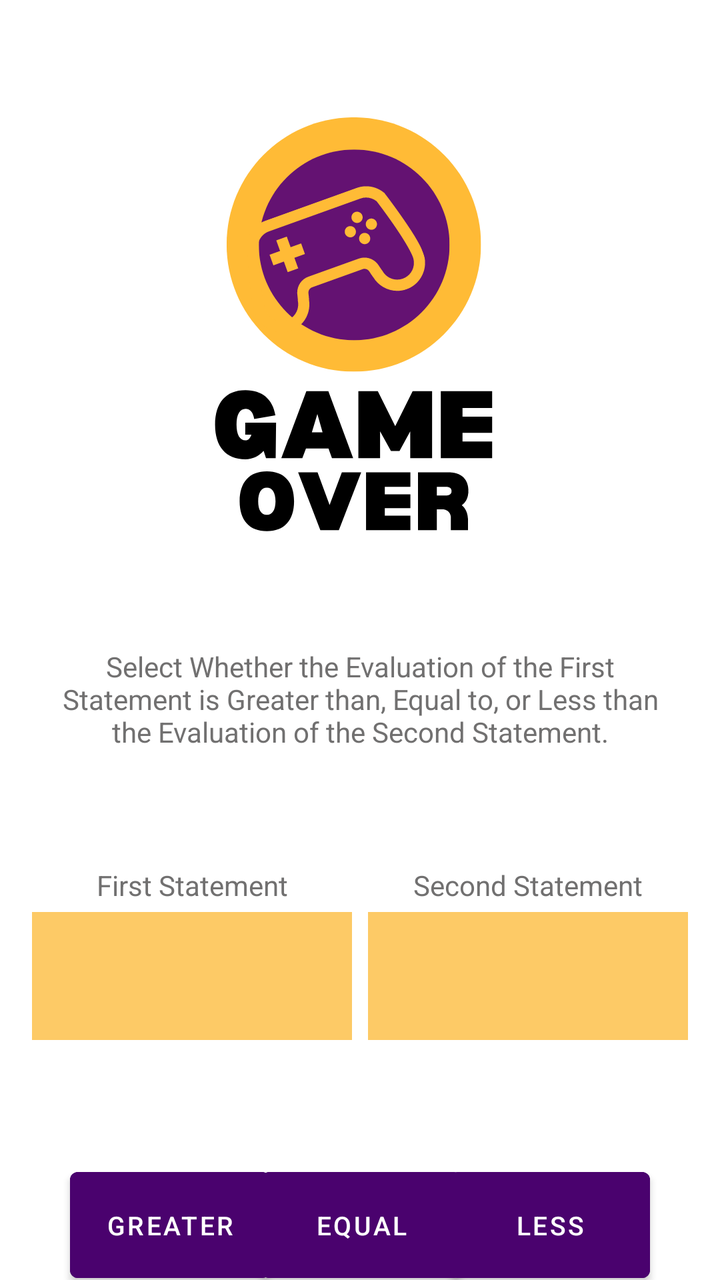
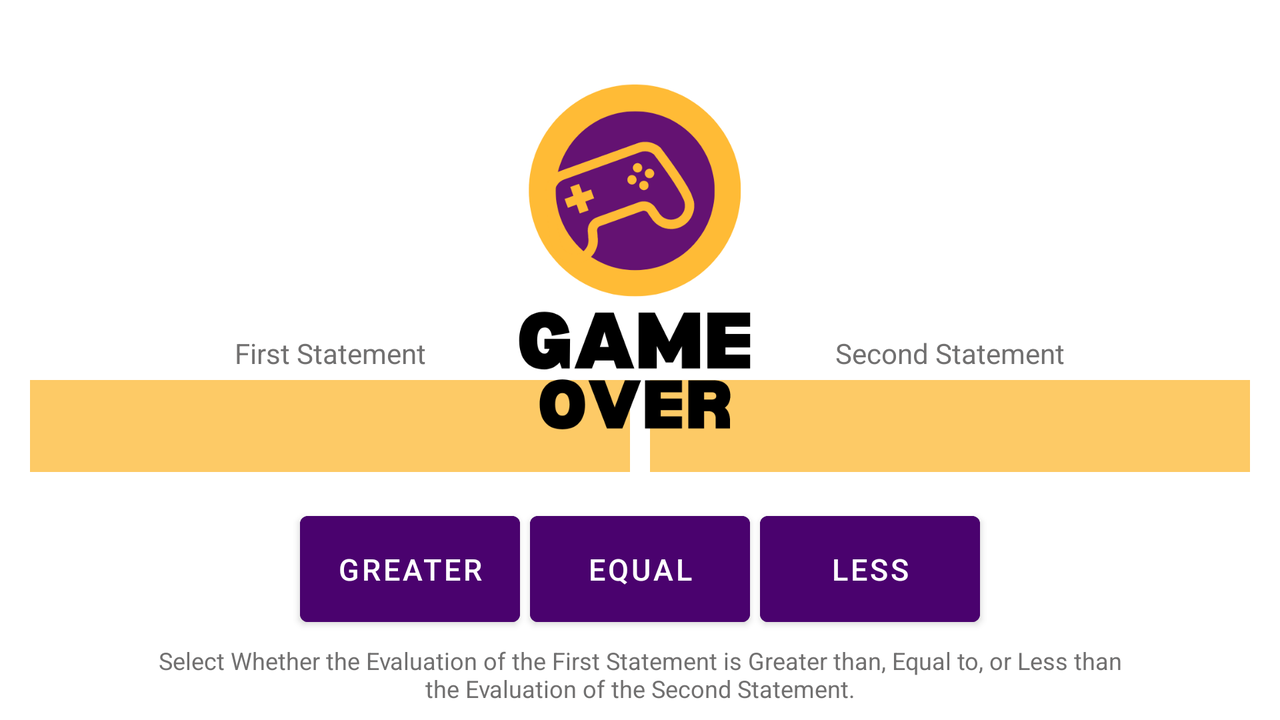

An Android layout and its configuration variant, each rendered on a device that would load it. The default file and the variant file are quoted in full after the pictures.
<!-- AndroidManifest.xml: application theme Theme.CalculativeSkills -->
<!-- res/layout/activity_game.xml -->
<?xml version="1.0" encoding="utf-8"?>
<androidx.constraintlayout.widget.ConstraintLayout xmlns:android="http://schemas.android.com/apk/res/android"
    xmlns:app="http://schemas.android.com/apk/res-auto"
    xmlns:tools="http://schemas.android.com/tools"
    android:id="@+id/gameLayout"
    android:layout_width="match_parent"
    android:layout_height="match_parent"
    android:background="@drawable/activity_game_bg_p"
    tools:context=".Game">

    <TextView
        android:id="@+id/rightExpression"
        android:layout_width="160dp"
        android:layout_height="64dp"
        android:layout_marginStart="4dp"
        android:layout_marginTop="136dp"
        android:layout_marginEnd="30dp"
        android:background="#FDCA66"
        android:padding="6dp"
        android:textAlignment="center"
        android:textColor="#000000"
        android:textSize="20sp"
        android:textStyle="bold"
        app:layout_constraintEnd_toEndOf="parent"
        app:layout_constraintStart_toEndOf="@+id/leftExpression"
        app:layout_constraintTop_toBottomOf="@+id/gameOver" />

    <TextView
        android:id="@+id/timer"
        android:layout_width="292dp"
        android:layout_height="52dp"
        android:fontFamily="sans-serif-black"
        android:textAlignment="center"
        android:textSize="48sp"
        app:layout_constraintBottom_toBottomOf="parent"
        app:layout_constraintEnd_toEndOf="parent"
        app:layout_constraintHorizontal_bias="0.495"
        app:layout_constraintStart_toStartOf="parent"
        app:layout_constraintTop_toTopOf="parent"
        app:layout_constraintVertical_bias="0.122" />

    <TextView
        android:id="@+id/correct"
        android:layout_width="292dp"
        android:layout_height="52dp"
        android:layout_marginTop="1dp"
        android:fontFamily="@font/baloo"
        android:textAlignment="center"
        android:textSize="36sp"
        app:layout_constraintBottom_toTopOf="@+id/equalButton"
        app:layout_constraintEnd_toEndOf="@+id/wrong"
        app:layout_constraintHorizontal_bias="0.0"
        app:layout_constraintStart_toStartOf="@+id/wrong"
        app:layout_constraintTop_toBottomOf="@+id/wrong"
        app:layout_constraintVertical_bias="0.085" />

    <TextView
        android:id="@+id/wrong"
        android:layout_width="292dp"
        android:layout_height="52dp"
        android:layout_marginTop="310dp"
        android:fontFamily="@font/baloo"
        android:textAlignment="center"
        android:textSize="36sp"
        app:layout_constraintEnd_toEndOf="parent"
        app:layout_constraintHorizontal_bias="0.495"
        app:layout_constraintStart_toStartOf="parent"
        app:layout_constraintTop_toTopOf="parent" />

    <Button
        android:id="@+id/greaterButton"
        android:layout_width="100dp"
        android:layout_height="65dp"
        android:layout_marginStart="35dp"
        android:backgroundTint="#4A026E"
        android:text="@string/greater"
        android:textColor="#FFFFFF"
        android:textSize="13sp"
        app:layout_constraintBottom_toBottomOf="@+id/equalButton"
        app:layout_constraintStart_toStartOf="parent"
        tools:ignore="TextContrastCheck" />

    <Button
        android:id="@+id/equalButton"
        android:layout_width="100dp"
        android:layout_height="65dp"
        android:layout_marginStart="8dp"
        android:layout_marginTop="60dp"
        android:layout_marginEnd="8dp"
        android:backgroundTint="#4A026E"
        android:text="@string/equal"
        android:textColor="#FFFFFF"
        android:textSize="13sp"
        app:layout_constraintEnd_toStartOf="@+id/lessButton"
        app:layout_constraintHorizontal_bias="0.48"
        app:layout_constraintStart_toEndOf="@+id/greaterButton"
        app:layout_constraintTop_toBottomOf="@+id/leftExpression"
        tools:ignore="TextContrastCheck" />

    <Button
        android:id="@+id/lessButton"
        android:layout_width="100dp"
        android:layout_height="65dp"
        android:layout_marginEnd="35dp"
        android:backgroundTint="#4A026E"
        android:text="@string/less"
        android:textColor="#FFFFFF"
        android:textSize="13sp"
        app:layout_constraintBottom_toBottomOf="@+id/equalButton"
        app:layout_constraintEnd_toEndOf="parent"
        tools:ignore="TextContrastCheck" />

    <TextView
        android:id="@+id/result"
        android:layout_width="214dp"
        android:layout_height="58dp"
        android:layout_marginTop="90dp"
        android:fontFamily="@font/acme"
        android:textAlignment="center"
        android:textSize="40sp"
        app:layout_constraintEnd_toEndOf="parent"
        app:layout_constraintStart_toStartOf="parent"
        app:layout_constraintTop_toBottomOf="@+id/timer" />

    <TextView
        android:id="@+id/leftExpression"
        android:layout_width="160dp"
        android:layout_height="64dp"
        android:layout_marginStart="30dp"
        android:layout_marginTop="136dp"
        android:layout_marginEnd="4dp"
        android:background="#FDCA66"
        android:padding="6dp"
        android:textAlignment="center"
        android:textColor="#000000"
        android:textSize="20sp"
        android:textStyle="bold"
        app:layout_constraintEnd_toStartOf="@+id/rightExpression"
        app:layout_constraintStart_toStartOf="parent"
        app:layout_constraintTop_toBottomOf="@+id/gameOver" />

    <ImageView
        android:id="@+id/gameOver"
        android:layout_width="300dp"
        android:layout_height="300dp"
        android:layout_marginTop="20dp"
        android:contentDescription="@string/gameOver"
        app:layout_constraintEnd_toEndOf="parent"
        app:layout_constraintHorizontal_bias="0.501"
        app:layout_constraintStart_toStartOf="parent"
        app:layout_constraintTop_toTopOf="parent"
        app:srcCompat="@drawable/ic_game_over" />

    <TextView
        android:id="@+id/textView1"
        android:layout_width="319dp"
        android:layout_height="63dp"
        android:layout_marginStart="46dp"
        android:layout_marginTop="110dp"
        android:layout_marginEnd="46dp"
        android:text="@string/select_whether_the_evaluation_of_the_first_statement_is_greater_than_equal_to_or_less_than_the_evaluation_of_the_second_statement"
        android:textAlignment="center"
        android:textColor="#717070"
        android:textSize="14sp"
        app:layout_constraintEnd_toEndOf="parent"
        app:layout_constraintStart_toStartOf="parent"
        app:layout_constraintTop_toTopOf="@id/result" />

    <TextView
        android:id="@+id/textView2"
        android:layout_width="wrap_content"
        android:layout_height="wrap_content"
        android:layout_marginBottom="4dp"
        android:text="@string/first_statement"
        android:textColor="#717070"
        app:layout_constraintBottom_toTopOf="@+id/leftExpression"
        app:layout_constraintEnd_toEndOf="@+id/leftExpression"
        app:layout_constraintStart_toStartOf="@+id/leftExpression" />

    <TextView
        android:id="@+id/textView3"
        android:layout_width="wrap_content"
        android:layout_height="wrap_content"
        android:layout_marginBottom="4dp"
        android:text="@string/second_statement"
        android:textColor="#717070"
        app:layout_constraintBottom_toTopOf="@+id/rightExpression"
        app:layout_constraintEnd_toEndOf="@+id/rightExpression"
        app:layout_constraintStart_toStartOf="@+id/rightExpression" />

</androidx.constraintlayout.widget.ConstraintLayout>
<!-- resources referenced by this layout -->
<resources>
  <!-- drawable ic_game_over: vector/xml drawable (drawable, 6524 chars, omitted) -->
  <string name="equal">EQUAL</string>
  <string name="first_statement">First Statement</string>
  <string name="gameOver">gameOver</string>
  <string name="greater">GREATER</string>
  <string name="less">LESS</string>
  <string name="second_statement">Second Statement</string>
  <string name="select_whether_the_evaluation_of_the_first_statement_is_greater_than_equal_to_or_less_than_the_evaluation_of_the_second_statement">Select Whether the Evaluation of the First Statement is Greater than, Equal to, or Less than the Evaluation of the Second Statement.</string>
  <style name="Theme.CalculativeSkills" parent="Theme.MaterialComponents.DayNight.DarkActionBar">
          
          <item name="colorPrimary">@color/black</item>
          <item name="colorPrimaryVariant">@color/black</item>
          <item name="colorOnPrimary">@color/white</item>
          
          <item name="colorSecondary">@color/teal_200</item>
          <item name="colorSecondaryVariant">@color/teal_700</item>
          <item name="colorOnSecondary">@color/black</item>
          
          <item name="android:statusBarColor" tools:targetApi="l">?attr/colorPrimaryVariant</item>
          
      </style>
</resources>
<!-- res/layout-land/activity_game.xml (the repository's variant of the layout above) -->
<!-- drawn on the phone turned sideways -->
<?xml version="1.0" encoding="utf-8"?>

<androidx.constraintlayout.widget.ConstraintLayout xmlns:android="http://schemas.android.com/apk/res/android"
    xmlns:app="http://schemas.android.com/apk/res-auto"
    xmlns:tools="http://schemas.android.com/tools"
    android:id="@+id/gameLayout"
    android:layout_width="match_parent"
    android:layout_height="match_parent"
    android:background="@drawable/activity_game_bg_l">

    <androidx.constraintlayout.widget.ConstraintLayout
        android:layout_width="match_parent"
        android:layout_height="match_parent"
        android:background="#75FFFFFF"
        android:backgroundTint="#FFFFFF"
        app:layout_constraintBottom_toBottomOf="parent"
        app:layout_constraintEnd_toEndOf="parent"
        app:layout_constraintStart_toStartOf="parent"
        app:layout_constraintTop_toTopOf="parent">

    </androidx.constraintlayout.widget.ConstraintLayout>

    <Button
        android:id="@+id/greaterButton"
        android:layout_width="110dp"
        android:layout_height="65dp"
        android:layout_marginStart="150dp"
        android:backgroundTint="#4A026E"
        android:text="@string/greater"
        android:textColor="#FFFFFF"
        android:textSize="15sp"
        app:layout_constraintStart_toStartOf="parent"
        app:layout_constraintTop_toTopOf="@+id/equalButton"
        tools:ignore="TextContrastCheck" />

    <Button
        android:id="@+id/equalButton"
        android:layout_width="110dp"
        android:layout_height="65dp"
        android:layout_marginTop="170dp"
        android:backgroundTint="#4A026E"
        android:text="@string/equal"
        android:textColor="#FFFFFF"
        android:textSize="15sp"
        app:layout_constraintEnd_toStartOf="@+id/lessButton"
        app:layout_constraintStart_toEndOf="@+id/greaterButton"
        app:layout_constraintTop_toBottomOf="@+id/timer"
        tools:ignore="TextContrastCheck" />

    <Button
        android:id="@+id/lessButton"
        android:layout_width="110dp"
        android:layout_height="65dp"
        android:layout_marginEnd="150dp"
        android:backgroundTint="#4A026E"
        android:text="@string/less"
        android:textColor="#FFFFFF"
        android:textSize="15sp"
        app:layout_constraintEnd_toEndOf="parent"
        app:layout_constraintTop_toTopOf="@+id/equalButton"
        tools:ignore="TextContrastCheck" />

    <TextView
        android:id="@+id/rightExpression"
        android:layout_width="300dp"
        android:layout_height="46dp"
        android:layout_marginStart="5dp"
        android:layout_marginTop="190dp"
        android:layout_marginEnd="60dp"
        android:background="#FDCA66"
        android:padding="5dp"
        android:textAlignment="center"
        android:textColor="#000000"
        android:textSize="24sp"
        android:textStyle="bold"
        app:layout_constraintEnd_toEndOf="parent"
        app:layout_constraintStart_toEndOf="@+id/leftExpression"
        app:layout_constraintTop_toTopOf="parent" />

    <TextView
        android:id="@+id/leftExpression"
        android:layout_width="300dp"
        android:layout_height="46dp"
        android:layout_marginStart="60dp"
        android:layout_marginTop="190dp"
        android:layout_marginEnd="5dp"
        android:background="#FDCA66"
        android:padding="5dp"
        android:textAlignment="center"
        android:textColor="#000000"
        android:textSize="24sp"
        android:textStyle="bold"
        app:layout_constraintEnd_toStartOf="@+id/rightExpression"
        app:layout_constraintStart_toStartOf="parent"
        app:layout_constraintTop_toTopOf="parent" />

    <TextView
        android:id="@+id/wrong"
        android:layout_width="292dp"
        android:layout_height="52dp"
        android:layout_marginTop="60dp"
        android:fontFamily="@font/baloo"
        android:textAlignment="center"
        android:textSize="36sp"
        app:layout_constraintBottom_toTopOf="@+id/correct"
        app:layout_constraintEnd_toStartOf="@+id/rightExpression"
        app:layout_constraintHorizontal_bias="0.494"
        app:layout_constraintStart_toEndOf="@+id/leftExpression"
        app:layout_constraintTop_toBottomOf="@+id/result" />

    <TextView
        android:id="@+id/correct"
        android:layout_width="292dp"
        android:layout_height="52dp"
        android:fontFamily="@font/baloo"
        android:textAlignment="center"
        android:textSize="36sp"
        app:layout_constraintEnd_toStartOf="@+id/rightExpression"
        app:layout_constraintHorizontal_bias="0.498"
        app:layout_constraintStart_toEndOf="@+id/leftExpression"
        app:layout_constraintTop_toBottomOf="@+id/wrong" />

    <TextView
        android:id="@+id/timer"
        android:layout_width="250dp"
        android:layout_height="52dp"
        android:layout_marginStart="240dp"
        android:layout_marginTop="30dp"
        android:layout_marginEnd="240dp"
        android:fontFamily="sans-serif-black"
        android:textAlignment="center"
        android:textSize="48sp"
        app:layout_constraintEnd_toEndOf="parent"
        app:layout_constraintStart_toStartOf="parent"
        app:layout_constraintTop_toTopOf="parent" />

    <ImageView
        android:id="@+id/gameOver"
        android:layout_width="250dp"
        android:layout_height="250dp"
        android:layout_marginTop="10dp"
        android:contentDescription="@string/gameOver"
        app:layout_constraintEnd_toEndOf="parent"
        app:layout_constraintStart_toStartOf="parent"
        app:layout_constraintTop_toTopOf="parent"
        app:srcCompat="@drawable/ic_game_over"
        tools:ignore="ImageContrastCheck" />

    <TextView
        android:id="@+id/result"
        android:layout_width="214dp"
        android:layout_height="58dp"
        android:layout_marginTop="30dp"
        android:fontFamily="@font/acme"
        android:textAlignment="center"
        android:textSize="40sp"
        app:layout_constraintEnd_toEndOf="parent"
        app:layout_constraintHorizontal_bias="0.499"
        app:layout_constraintStart_toStartOf="parent"
        app:layout_constraintTop_toBottomOf="@+id/timer" />

    <TextView
        android:id="@+id/textView1"
        android:layout_width="483dp"
        android:layout_height="32dp"
        android:layout_marginStart="46dp"
        android:layout_marginTop="210dp"
        android:layout_marginEnd="46dp"
        android:text="@string/select_whether_the_evaluation_of_the_first_statement_is_greater_than_equal_to_or_less_than_the_evaluation_of_the_second_statement"
        android:textAlignment="center"
        android:textColor="#717070"
        android:textSize="12sp"
        app:layout_constraintEnd_toEndOf="parent"
        app:layout_constraintStart_toStartOf="parent"
        app:layout_constraintTop_toTopOf="@id/result" />

    <TextView
        android:id="@+id/textView2"
        android:layout_width="wrap_content"
        android:layout_height="wrap_content"
        android:layout_marginBottom="4dp"
        android:text="@string/first_statement"
        android:textColor="#717070"
        app:layout_constraintBottom_toTopOf="@+id/leftExpression"
        app:layout_constraintEnd_toEndOf="@+id/leftExpression"
        app:layout_constraintStart_toStartOf="@+id/leftExpression" />

    <TextView
        android:id="@+id/textView3"
        android:layout_width="wrap_content"
        android:layout_height="wrap_content"
        android:layout_marginBottom="4dp"
        android:text="@string/second_statement"
        android:textColor="#717070"
        app:layout_constraintBottom_toTopOf="@+id/rightExpression"
        app:layout_constraintEnd_toEndOf="@+id/rightExpression"
        app:layout_constraintStart_toStartOf="@+id/rightExpression" />

</androidx.constraintlayout.widget.ConstraintLayout>
